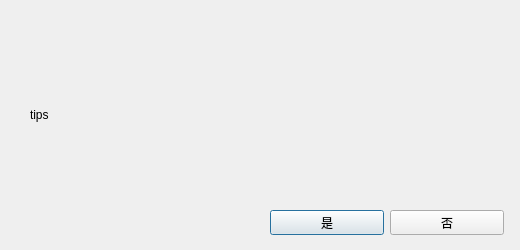
<?xml version="1.0" encoding="UTF-8"?>
<ui version="4.0">
 <class>DialogMyTip</class>
 <widget class="QDialog" name="DialogMyTip">
  <property name="geometry">
   <rect>
    <x>0</x>
    <y>0</y>
    <width>520</width>
    <height>250</height>
   </rect>
  </property>
  <property name="sizePolicy">
   <sizepolicy hsizetype="Fixed" vsizetype="Fixed">
    <horstretch>0</horstretch>
    <verstretch>0</verstretch>
   </sizepolicy>
  </property>
  <property name="minimumSize">
   <size>
    <width>520</width>
    <height>250</height>
   </size>
  </property>
  <property name="maximumSize">
   <size>
    <width>520</width>
    <height>250</height>
   </size>
  </property>
  <property name="windowTitle">
   <string>Dialog</string>
  </property>
  <widget class="QLabel" name="label">
   <property name="geometry">
    <rect>
     <x>30</x>
     <y>30</y>
     <width>471</width>
     <height>170</height>
    </rect>
   </property>
   <property name="text">
    <string>tips</string>
   </property>
   <property name="wordWrap">
    <bool>true</bool>
   </property>
  </widget>
  <widget class="QPushButton" name="pushButton">
   <property name="geometry">
    <rect>
     <x>270</x>
     <y>210</y>
     <width>114</width>
     <height>25</height>
    </rect>
   </property>
   <property name="text">
    <string>是</string>
   </property>
  </widget>
  <widget class="QPushButton" name="pushButton_2">
   <property name="geometry">
    <rect>
     <x>390</x>
     <y>210</y>
     <width>114</width>
     <height>25</height>
    </rect>
   </property>
   <property name="text">
    <string>否</string>
   </property>
  </widget>
 </widget>
 <resources/>
 <connections/>
</ui>
